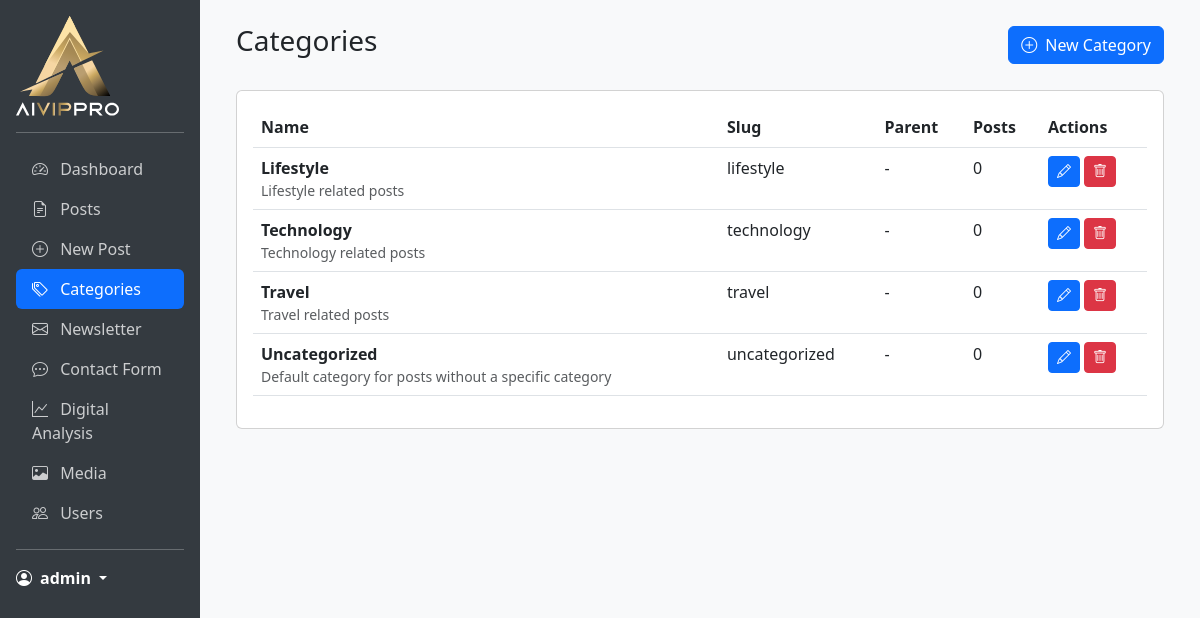
/admin/index.php?page=categories (signed in), run on the app's committed database.
### tables this page shows
CREATE TABLE IF NOT EXISTS categories (
    id INT PRIMARY KEY AUTO_INCREMENT,
    name VARCHAR(100) NOT NULL,
    slug VARCHAR(100) NOT NULL UNIQUE,
    description TEXT,
    parent_id INT,
    created_at DATETIME NOT NULL DEFAULT CURRENT_TIMESTAMP,
    updated_at DATETIME NOT NULL DEFAULT CURRENT_TIMESTAMP ON UPDATE CURRENT_TIMESTAMP,
    FOREIGN KEY (parent_id) REFERENCES categories(id) ON DELETE SET NULL,
    INDEX idx_slug (slug),
    INDEX idx_parent (parent_id)
);

### admin/pages/categories.php (the view, shortened to what this page needs)
<?php
$db = new Database();
$conn = $db->getConnection();
$stmt = $conn->prepare("
    SELECT c.*,
           COUNT(DISTINCT pc.post_id) as post_count,
           parent.name as parent_name
    FROM categories c
    LEFT JOIN post_categories pc ON c.id = pc.category_id
    LEFT JOIN categories parent ON c.parent_id = parent.id
    GROUP BY c.id
    ORDER BY c.name ASC
");
$stmt->execute();
$categories = $stmt->get_result();
?>
<div class="container-fluid">
    <div class="d-flex justify-content-between align-items-center mb-4">
        <h1 class="h3">Categories</h1>
        <button type="button" class="btn btn-primary" data-bs-toggle="modal" data-bs-target="#categoryModal">
            <i class="bi bi-plus-circle me-2"></i>New Category
        </button>
    </div>
    <div class="card">
        <div class="card-body">
            <div class="table-responsive">
                <table class="table table-hover">
                    <thead>
                        <tr>
                            <th>Name</th>
                            <th>Slug</th>
                            <th>Parent</th>
                            <th>Posts</th>
                            <th>Actions</th>
                        </tr>
                    </thead>
                    <tbody>
                        <?php while ($category = $categories->fetch_assoc()): ?>
                        <tr>
                            <td>
                                <div class="fw-bold"><?php echo htmlspecialchars($category['name']); ?></div>
                                <?php if ($category['description']): ?>
                                <div class="small text-muted"><?php echo htmlspecialchars($category['description']); ?></div>
                                <?php endif; ?>
                            </td>
                            <td><?php echo htmlspecialchars($category['slug']); ?></td>
                            <td><?php echo $category['parent_name'] ? htmlspecialchars($category['parent_name']) : '-'; ?></td>
                            <td><?php echo $category['post_count']; ?></td>
                            <td>
                                <button class="btn btn-sm btn-primary"
                                        onclick="editCategory(<?php echo htmlspecialchars(json_encode($category)); ?>)"
                                        data-bs-toggle="tooltip"
                                        data-bs-placement="top"
                                        title="Edit Category">
                                    <i class="bi bi-pencil"></i>
                                </button>
                                <?php if ($category['post_count'] == 0): ?>
                                <button class="btn btn-sm btn-danger"
                                        onclick="deleteCategory(<?php echo $category['id']; ?>)"
                                        data-bs-toggle="tooltip"
                                        data-bs-placement="top"
                                        title="Delete Category">
                                    <i class="bi bi-trash"></i>
                                </button>
                                <?php endif; ?>
                            </td>
                        </tr>
                        <?php endwhile; ?>
                    </tbody>
                </table>
            </div>
        </div>
    </div>
</div>

### admin/index.php (shortened to what this page needs)
<?php
$current_page = isset($_GET['page']) ? $_GET['page'] : 'dashboard';
?>
<!DOCTYPE html>
<html lang="en"></html>
<head>
    <link href="https://cdn.jsdelivr.net/npm/bootstrap@5.3.0/dist/css/bootstrap.min.css" rel="stylesheet">
    <link href="https://cdn.jsdelivr.net/npm/bootstrap-icons@1.7.2/font/bootstrap-icons.css" rel="stylesheet">
</head>
<body>
    <div class="container-fluid">
        <div class="row">
            <div class="col-md-3 col-lg-2 px-0 sidebar">
                <div class="d-flex flex-column p-3">
                    <a href="index.php" class="d-flex align-items-center mb-3 mb-md-0 me-md-auto text-white text-decoration-none">
                        <img src="assets/images/logo sidebar.svg" alt="AIVIP Blog" style="height: 100px;">
                    </a>
                    <hr class="text-white">
                    <ul class="nav nav-pills flex-column mb-auto">
                        <li class="nav-item">
                            <a class="nav-link <?php echo $current_page === 'dashboard' ? 'active' : ''; ?>" href="?page=dashboard">
                                <i class="bi bi-speedometer2 me-2"></i>
                                Dashboard
                            </a>
                        </li>
                        <li class="nav-item">
                            <a class="nav-link <?php echo $current_page === 'posts' ? 'active' : ''; ?>" href="?page=posts">
                                <i class="bi bi-file-earmark-text me-2"></i>
                                Posts
                            </a>
                        </li>
                        <li class="nav-item">
                            <a class="nav-link <?php echo $current_page === 'new-post' ? 'active' : ''; ?>" href="?page=new-post">
                                <i class="bi bi-plus-circle me-2"></i>
                                New Post
                            </a>
                        </li>
                        <?php if ($_SESSION['role'] === 'admin'): ?>
                        <li class="nav-item">
                            <a class="nav-link <?php echo $current_page === 'categories' ? 'active' : ''; ?>" href="?page=categories">
                                <i class="bi bi-tags me-2"></i>
                                Categories
                            </a>
                        </li>
                        <li class="nav-item">
                            <a class="nav-link <?php echo $current_page === 'newsletter' ? 'active' : ''; ?>" href="?page=newsletter">
                                <i class="bi bi-envelope me-2"></i>
                                Newsletter
                            </a>
                        </li>
                        <li class="nav-item">
                            <a class="nav-link <?php echo $current_page === 'contact-form' ? 'active' : ''; ?>" href="?page=contact-form">
                                <i class="bi bi-chat-dots me-2"></i>
                                Contact Form
                            </a>
                        </li>
                        <li class="nav-item">
                            <a class="nav-link <?php echo $current_page === 'digital_analysis' ? 'active' : ''; ?>" href="?page=digital_analysis">
                                <i class="bi bi-graph-up me-2"></i>
                                Digital Analysis
                            </a>
                        </li>
                        <?php endif; ?>
                        <li class="nav-item">
                            <a class="nav-link <?php echo $current_page === 'media' ? 'active' : ''; ?>" href="?page=media">
                                <i class="bi bi-image me-2"></i>
                                Media
                            </a>
                        </li>
                        <li class="nav-item">
                            <a class="nav-link <?php echo $current_page === 'users' ? 'active' : ''; ?>" href="?page=users">
                                <i class="bi bi-people me-2"></i>
                                Users
                            </a>
                        </li>
                    </ul>
                    <hr class="text-white">
                    <div class="dropdown">
                        <a href="#" class="d-flex align-items-center text-white text-decoration-none dropdown-toggle" id="dropdownUser1" data-bs-toggle="dropdown" aria-expanded="false">
                            <i class="bi bi-person-circle me-2"></i>
                            <strong><?php echo htmlspecialchars($_SESSION['username']); ?></strong>
                        </a>
                    </div>
                </div>
            </div>
            <div class="col-md-9 col-lg-10 main-content p-4">
                <?php
                switch($current_page) {
                    case 'categories':
                        if ($_SESSION['role'] === 'admin') {
                            include 'pages/categories.php';
                        }
                        break;
                }
                ?>
            </div>
        </div>
    </div>
</body>
</html>

### admin/index.php (style rules this page uses)
.sidebar { min-height: 100vh; background: #343a40; position: relative; z-index: 1030; }
.nav-link { color: rgba(255,255,255,.75); }
.nav-link.active { color: white; background: rgba(255,255,255,.1); }
.main-content { min-height: 100vh; background: #f8f9fa; }
.dropdown { position: relative; }
.dropdown-toggle { white-space: nowrap; }
.dropdown-toggle:after { display: inline-block; margin-left: 0.5em; vertical-align: middle; }

### data on the page
categories: name "Lifestyle", description "Lifestyle related posts", slug "lifestyle", post_count "0"
categories: name "Technology", description "Technology related posts", slug "technology", post_count "0"
categories: name "Travel", description "Travel related posts", slug "travel", post_count "0"
categories: name "Uncategorized", description "Default category for posts without a specific category", slug "uncategorized", post_count "0"

### other printed values
$_SESSION['username'] "admin"
